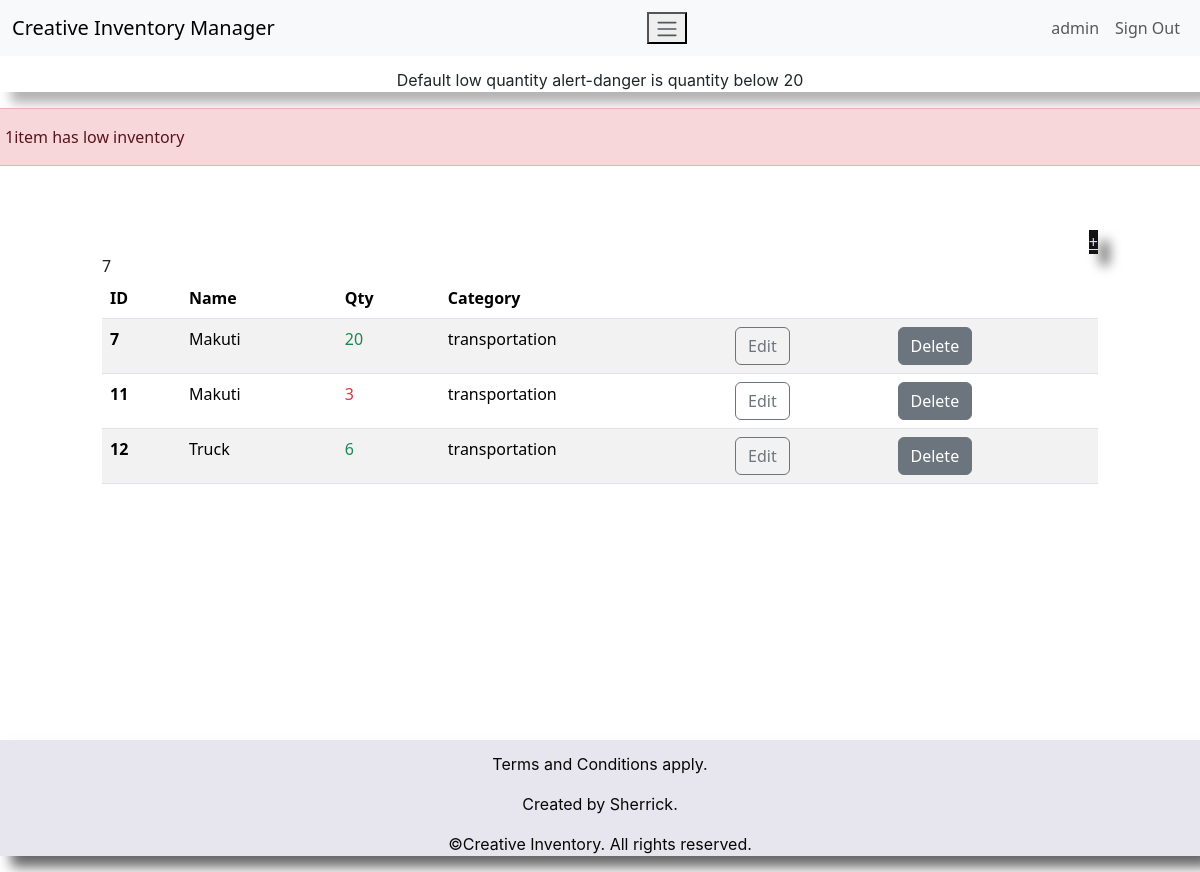
/dashboard/ (signed in), run on the app's committed database.
### inventory/models.py (models this page shows, shortened)
class InventoryItem(models.Model):
    name = models.CharField(max_length=200)
    quantity = models.IntegerField()
    category = models.ForeignKey('Category', on_delete=models.SET_NULL, blank=True, null=True)
    date_created = models.DateTimeField(auto_now_add=True)
    user = models.ForeignKey(User, on_delete=models.CASCADE)

class Category(models.Model):
    name = models.CharField(max_length=200)
    class Meta:
        verbose_name_plural = 'categories'

### inventory/views.py (the view)
# urls.py: path('dashboard/', Dashboard.as_view(), name='dashboard'),
class Dashboard(LoginRequiredMixin, View):
     def get(self, request):
          items = InventoryItem.objects.filter(user=self.request.user.id).order_by('id')
          low_inventory = InventoryItem.objects.filter(
               user=self.request.user.id,
               quantity__lte=LOW_QUANTITY
          )
          if low_inventory.count()>0:
               if low_inventory.count() >1:
                    messages.error(request, f'{low_inventory.count()} items have low inventory')
               else:
                    messages.error(request, f'{low_inventory.count()}item has low inventory')
          low_inventory_ids = InventoryItem.objects.filter(
               user=self.request.user.id,
               quantity__lte=LOW_QUANTITY
          ).values_list('id', flat=True)
          return render(request, 'inventory/dashboard.html', {'items':items,'low_inventory_ids': low_inventory_ids})

### inventory/templates/inventory/dashboard.html (shortened to what this page needs)
{% extends 'inventory/base.html' %}
{% block content %}
<p style=  "font-family: BlinkMacSystemFont;
            box-shadow: 11px 11px 12px rgba(0, 0, 0, 0.3);
            font-size: 16px;
            text-align: center;
            padding-top: 1%;">
Default low quantity alert-danger is quantity below 20</p>
    {% if messages %}
        <div class="row mt-3">
            {% for message in messages %}
                {% if message.tags == 'error' %}
                    <div class="md-10 col-12 mx-auto alert alert-danger">
                        {{ message }}
                    </div>
                {% else %}
                    <div class="md-10 col-12 mx-auto alert alert-sucess">
                        {{ message }}
                    </div>
                {% endif %}
            {% endfor %}
        </div>
    {% endif %}
    <div class="row" style="padding-bottom: 20%;">
        <div class="col-md-10 col-12 mx-auto mt-5">
            <div class="d-flex justify-content-end">
                <a href="{% url 'add-item' %}" class="flex justify-content-end" style="color: rgb(221, 221, 245);
                background-color: rgb(20, 19, 19);box-shadow:  11px 11px 12px rgba(0, 0, 0, 0.6);">+</a>
            </div>
            <table class="table table-hover table-striped">
                <thead>
                    <tr>
                        <th scope="col">ID</th>
                    7      <th scope="col">Name</th>
                        <th scope="col">Qty</th>
                        <th scope="col">Category</th>
                        <th scope="col"></th>
                        <th scope="col"></th>
                    </tr>
                <thead>
                <tbody>
                    {% for item in items %}
                    <tr>
                        <th scope="row">{{ item.id }}</th>
                        <td>{{ item.name }}</td>
                        {% if item.id in low_inventory_ids %}
                            <td class="text-danger">{{ item.quantity }}</td>
                        {% else %}
                        <td class="text-success">{{ item.quantity }}</td>
                        {% endif %}
                        <td>{{ item.category.name }}</td>
                        <td><a href="{% url 'edit-item' item.id %}" class="btn btn-outline-secondary">Edit</a></td>
                        <td><a href="{% url 'delete-item' item.id %}" class="btn btn-secondary">Delete</a></td>
                    </tr>
                    {% endfor %}
                </tbody>
            </table>
        </div>
    </div>
{% endblock content %}

### inventory/templates/inventory/base.html (shortened to what this page needs)
<!DOCTYPE html>
<html lang="en">
<head>
    <link href="https://cdn.jsdelivr.net/npm/bootstrap@5.3.3/dist/css/bootstrap.min.css" rel="stylesheet">
</head>
<body>
    {%include 'inventory/navigation.html'%}
    {% block content %}
    {% endblock content %}
    {% include 'inventory/footer.html' %}
</body>
</html>

### inventory/templates/inventory/navigation.html
<nav class="navbar navbar-expand-lg bg-light">
    <div class="container-fluid">
        <a class="navbar-brand" href="{% url 'index' %}">Creative Inventory Manager</a>
        <button class="navbar-toggle" type="button"data-bs-toggle="collapse"data-bs-target="#navbarNav"aria-controls="#navbarNav"aria-expanded="false"aria-label="Toggle navigation">
            <span class="navbar-toggler-icon"></span>
        </button>
        <div class="collapsenavbar-collapse justify-content-end" id="navbarNav">
            <ul class="navbar-nav">
                {% if user.is_authenticated %}
                <li class="nav-item">
                    <a class="nav-link" href="#">{{ user.username }}</a>
                <li class="nav-item">
                    <a class="nav-link" href="{% url 'logout' %}">Sign Out</a>
                </li>
                {% else %}
                <li class="nav-item">
                    <a class="nav-link" href="{% url 'login' %}">Sign In</a>
                <li class="nav-item">
                    <a class="nav-link" href="{% url 'signup' %}">Sign Up</a>
                </li>
                {% endif%}
            </ul>
        </div>
        </div>
</nav>

### inventory/templates/inventory/footer.html
<article style="background-color: rgb(231, 230, 239);
               color: rgb(7, 7, 6);
               font-family: BlinkMacSystemFont;
               box-shadow: 11px 11px 12px rgba(0, 0, 0, 0.6);
               font-size: 16px;
               text-align: center;
               padding-top: 1%;">
    <p>Terms and Conditions apply.</p>
    <p>Created by Sherrick.</p>
    <p>&copy;Creative Inventory. All rights reserved.</p>
</article>

### data on the page
InventoryItem: id "7", name "Makuti", quantity "20", category.name "transportation"
InventoryItem: id "11", name "Makuti", quantity "3", category.name "transportation"
InventoryItem: id "12", name "Truck", quantity "6", category.name "transportation"

### other printed values
{{ user.username }} "admin"
{{ message }} "1item has low inventory"
